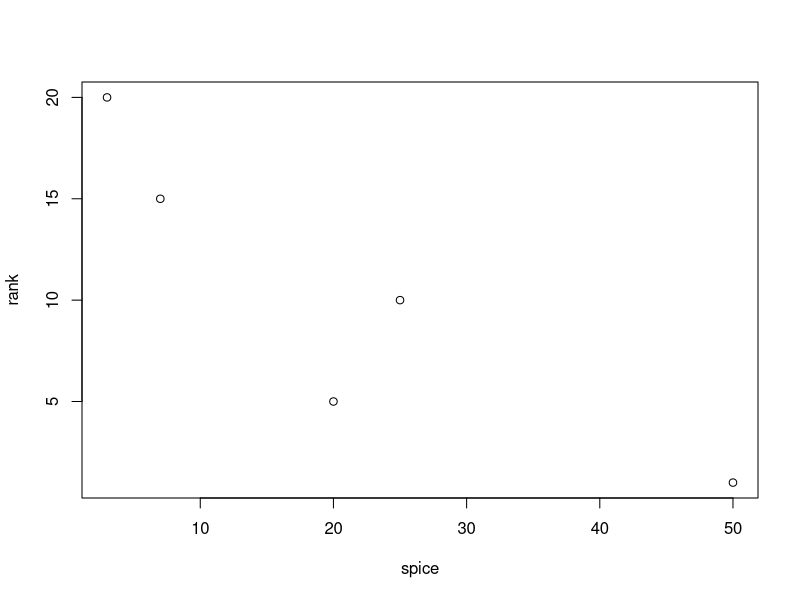
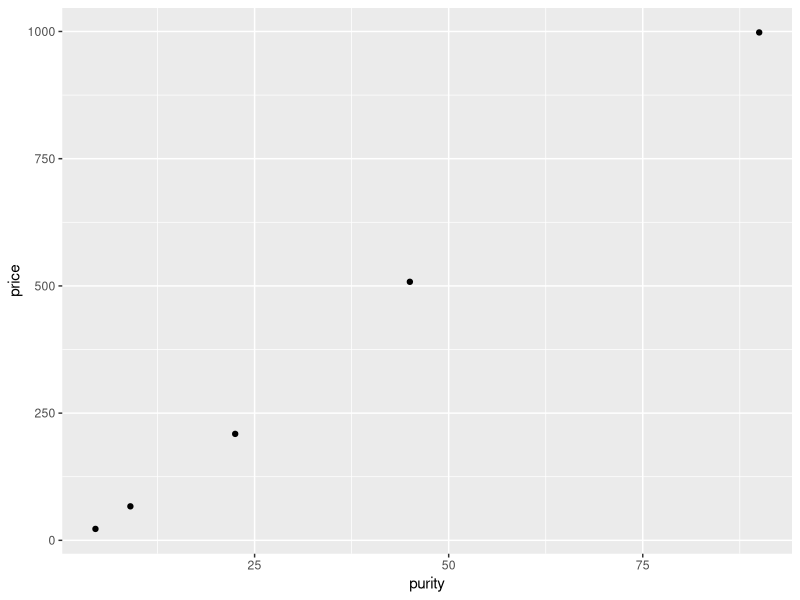
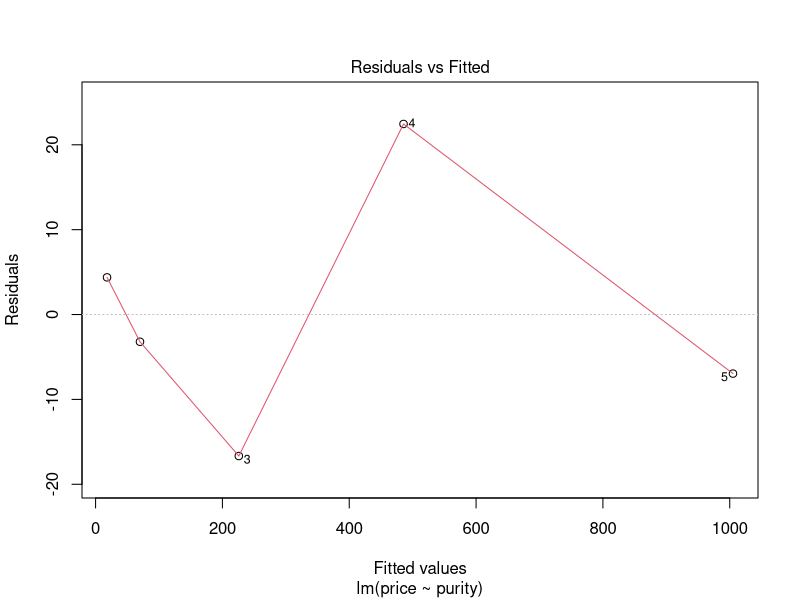
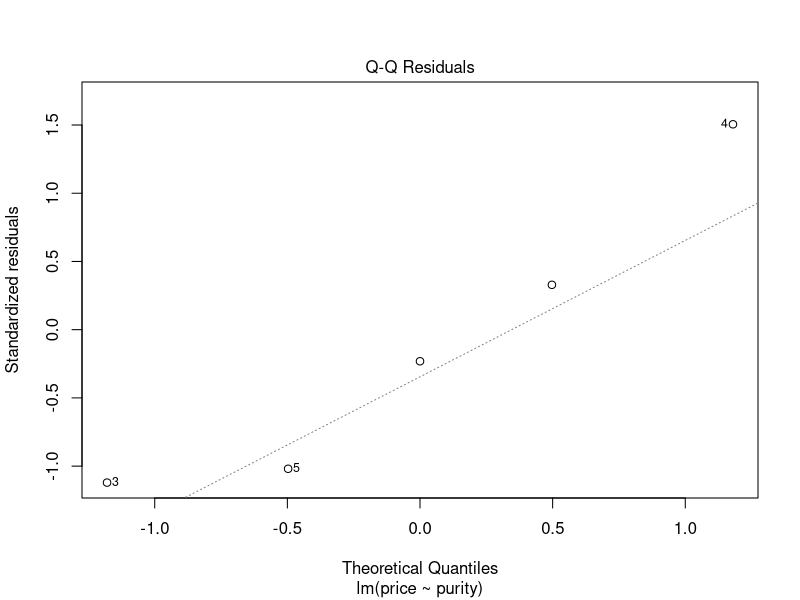
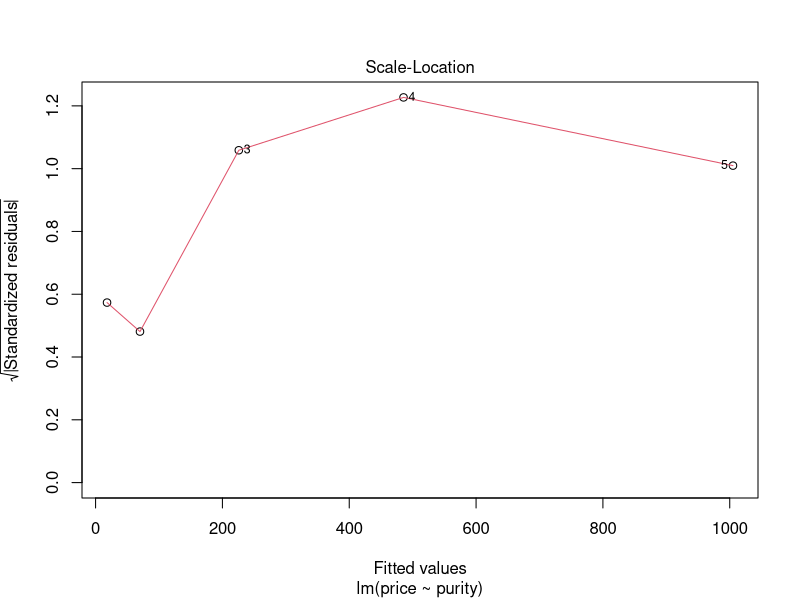
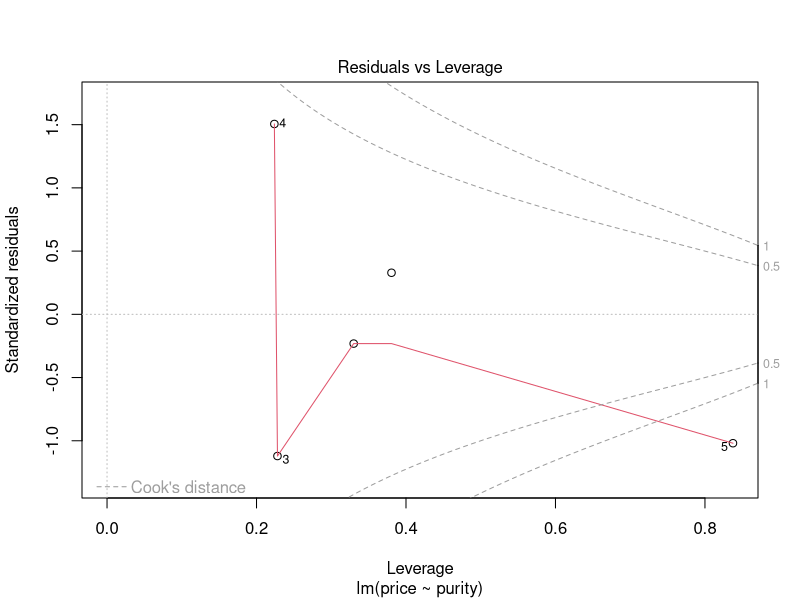
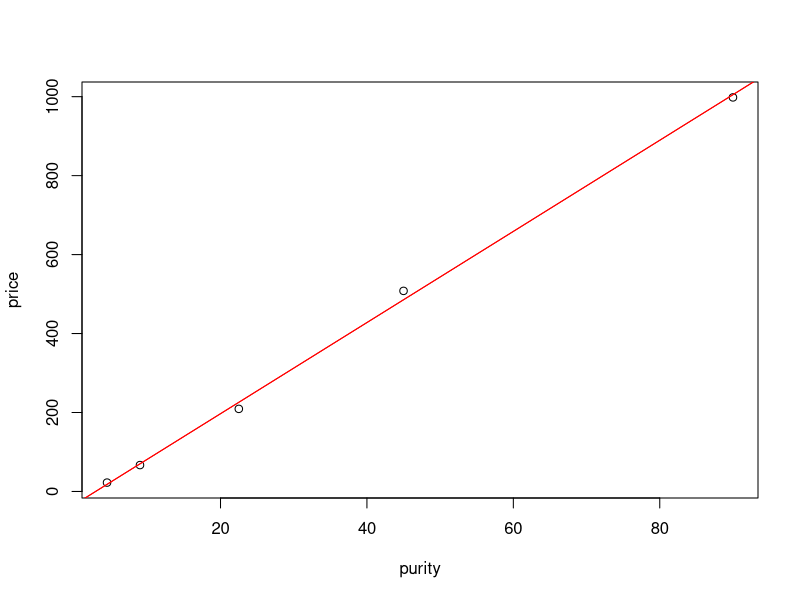
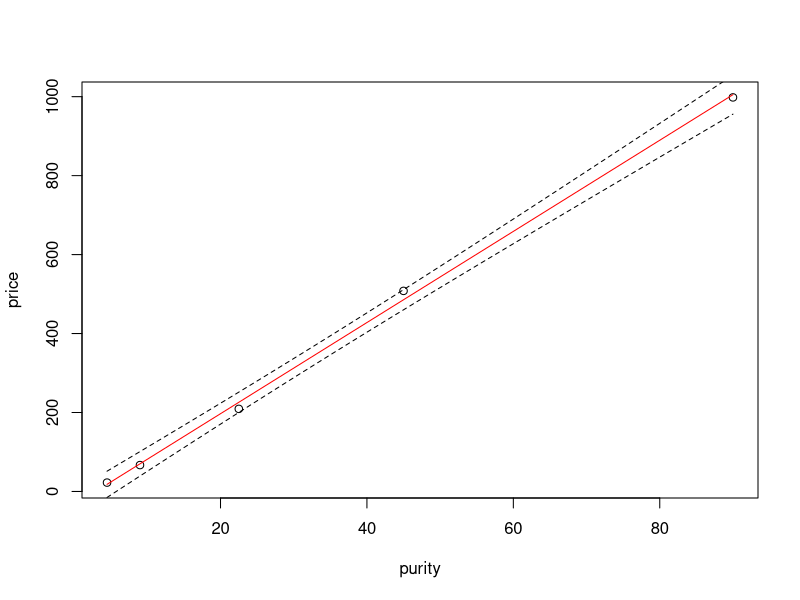

These charts were generated, in order, by the following R code:
## ---- chunk 1
knitr::opts_chunk$set(echo = TRUE)
## ---- chunk 2
library(tidyverse)
## ---- chunk 3
rank <- c(1,5,10,15,20)
spice <- c(50,20,25,7,3)
plot(spice,rank)
## ---- chunk 4
cor(spice,rank)
## ---- chunk 5
cor.test(spice,rank)

coef_of_determination <- -0.072^2
## ---- chunk 6
cor.test(spice,rank,method="spearman")
## ---- chunk 7
-0.072^2
## ---- chunk 8
cor.test(spice,rank,method="spearman")
## ---- chunk 9
profit = data.frame(purity=c(4.5,9,22.5,45,90),price=c(22.45,66.81,209.19,508.06,998.13))
profit

profit %>%
  ggplot(aes(purity, price)) +
  geom_point()
## ---- chunk 10
results = lm(price ~purity, data=profit)

summary(results)
## ---- chunk 11
plot(results)
## ---- chunk 12
plot(price ~ purity, data = profit)  
## ---- chunk 13
abline(results, col="red" )

abline(lm(price~purity,data=profit), col="red" )
## ---- chunk 14
lm.results <- lm(price ~ purity, data = profit)
## ---- chunk 15
xnew <- seq(min(profit$purity), max(profit$purity),
            length.out = 100)

expl.pred <- data.frame(purity = xnew)
## ---- chunk 16
resp.pred <- predict(lm.results, newdata= expl.pred,
                     interval = "confidence", level = 0.95)

resp.pred <- data.frame(resp.pred)      
## ---- chunk 17
plot(price ~ purity, data = profit)

lines(resp.pred$fit ~ expl.pred$purity,col="red")       # Fitted values

lines(resp.pred$lwr ~ expl.pred$purity, lty = "dashed") # Lower 95% interval

lines(resp.pred$upr ~ expl.pred$purity, lty = "dashed") # Upper 95% interval
## ---- chunk 18
# Create a vector ‘exp.var’ of 100 values following a uniform distribution ranging from 0 to 50
exp.var = runif(100, 0, 50)

#Create a vector ‘slope.var’ of 100 values following a normal distribution with a mean of 4.3 and a standard deviation of 0.5
slope.var = rnorm(100, 4.3, 0.5)

#Create a vector ‘inter.var’ of 100 values following a normal distribution with a mean of 2.7 and a standard deviation of 0.2
inter.var = rnorm(100, 2.7, 0.2)

#Create a vector ‘resp.var’ equal to the product of ‘exp.var’ and ‘slope.var’ plus ‘inter.var’
resp.var = exp.var * slope.var + inter.var

#Plot ‘resp.var’ against ‘exp.var’
plot(exp.var, resp.var)

#Calculate and test the correlation between ‘resp.var’ and ‘exp.var’
cor(exp.var,resp.var)

#Compute the regression analysis modeling ‘resp.var’ in function of ‘exp.var’
cor.test(exp.var,resp.var)

#Plot the results of the regression analysis
results = lm(resp.var ~exp.var)  
plot(results)
#we stock the results in an object named "results"
#(because we're smart)

summary(results)  
#we ask for a summary of the results
#(because we're curious)


#Plot the regression line over the data
plot(exp.var, resp.var)
abline(results, col="red" )
## ---- chunk 19
x1 = c(1, 2, 3, 4, 5, 6, 7, 8, 9, 10)

x2 = rnorm(length(x1), 5, 4)

y = 4*x1 + 3*x2 + 5 + rnorm(length(x1),0,1)    
# 'y' is a function of 'x1', 'x2' with an intercept of 5. 
# And we add some noise for good measure.

summary(lm(y ~x1 + x2))
## ---- chunk 20
y = 4*x1 + 3*x2

## ---- chunk 21
summary(lm(y ~x1 + x2))

## ---- chunk 22
summary(lm(y ~x1 + x2 - 1))
## ---- chunk 23
honey = c(0, 0.5, 1, 1.5, 2, 2.5, 3, 3.5, 4, 4.5, 5)
stir = c(1, 2, 3, 4, 5, 6, 7, 8, 9, 10, 11)
sweetness = (0.1 * honey) + (0 * stir) + (2 * honey*stir) + rnorm(length(honey), 0, 1)
## ---- chunk 24
summary(lm(sweetness ~honey + stir))
## ---- chunk 25
summary(lm(sweetness~honey + stir + honey:stir))
## ---- chunk 26
summary(lm(sweetness ~honey * stir))
## ---- chunk 27
x=c(1,2,3,4,5,6,7,8,9,10)
y=3*x + 4*x^2
## ---- chunk 28
summary(lm(y~x))
## ---- chunk 29
summary(lm(y~I(x*x)+x))
## ---- chunk 30
# Binomial distribution with 100 trials and a probability of success of 0.05
hist(rbinom(100000,100,0.05),col="yellow")

  # Poisson distribution with a mean of 100*0.05
hist(rpois(100000,lambda=100*0.05),add=T,col="#0000ff66")
## ---- chunk 31
data <-data.frame(
      # Site number
           sitenumber = 1:10,
      # Number of times detected on each site
           ndetect = c(1, 0, 3, 2, 3, 0, 6, 2, 3, 3),
      # Number of times not detected on each site
           nNOdetect = c(5, 6, 0, 2, 1, 4, 0, 2, 0, 1),
      # Standardized slope data for each site
           slope = c(-1.0365, -1.1277, 2.9394, 0.2728, 1.5166, -1.6598, 1.3249, 0.7227, 1.0143, 0.4275)
           )
## ---- chunk 32
plot(ndetect ~slope, data = data)
## ---- chunk 33
dahu.res=glm(cbind(ndetect,nNOdetect)~slope,
             family=binomial,
             data=data)
## ---- chunk 34
summary(dahu.res)
## ---- chunk 35
1-pchisq(35.412,9)
## ---- chunk 36
1-pchisq(6.534,8)
## ---- chunk 37
slope.new <- seq(min(data$slope), max(data$slope), length.out = 100)

expl.pred=data.frame(slope=slope.new)
## ---- chunk 38
resp.pred <- predict(dahu.res, newdata=expl.pred, type="response")

## ---- chunk 39
plot(ndetect/(ndetect+nNOdetect) ~ slope, data=data)
lines(resp.pred ~ expl.pred$slope,col="red")      # Fitted values
## ---- chunk 40
pred.linkscale <- predict(dahu.res, newdata=expl.pred, se=T)

## ---- chunk 41
# Lower CI 95%
pred.linkscale.CI2.5=pred.linkscale$fit-1.96*pred.linkscale$se.fit
# Upper CI 95%
pred.linkscale.CI97.5=pred.linkscale$fit+1.96*pred.linkscale$se.fit 
## ---- chunk 42
pred.respScale.CI=data.frame(
                    CI2.5=family(dahu.res)$linkinv(pred.linkscale.CI2.5),
                    CI97.5=family(dahu.res)$linkinv(pred.linkscale.CI97.5)
                             )
#What’s left to do? Simply plot the corresponding lines!

# Lower CI 95%
lines(pred.respScale.CI$CI2.5~expl.pred$slope,lty="dashed")
# Upper CI 95%
lines(pred.respScale.CI$CI97.5~expl.pred$slope,lty="dashed") 
## ---- chunk 43
fish.data=data.frame(sitenumber=1:100,
                 fish.population=c(7, 3, 7, 1, 9, 1, 0, 0, 33, 15, 0, 8, 10, 6,
                     6, 0, 5, 4, 0, 0, 18, 1, 0, 4, 9, 35, 7, 6, 52,
                     18, 2, 6, 0, 1, 1, 1, 17, 0, 1, 0, 1, 2, 3, 2,
                     1, 5, 21, 5, 3, 2, 0, 2, 12, 4, 0, 0, 3, 0, 0,
                     2, 4, 10, 13, 10, 2, 4, 15, 3, 4, 20, 2, 1, 33,
                     0, 3, 0, 6, 32, 15, 0, 18, 5, 1, 1, 1, 0, 0, 52,
                     2, 23, 0, 4, 8, 4, 6, 13, 4, 0, 0, 3),
            # Standardized food availability
                 food=c(0.7726, 0.3052, 0.4091, -0.7749, 0.9618, -0.2377, -1.2015,
                       -0.8639, 1.6418, 1.1006, -1.2936, 0.3786, 0.5588, 0.3441, 0.4137,
                       -0.625, 0.5609, -0.2873, -0.7354, -2.353, 1.3576, 0.0096, -1.6573,
                        0.5267, 0.9805, 1.5259, 0.4241, 0.5559, 1.9227, 1.1616, -0.4877,
                        0.434, -1.3075, -1.2571, -0.4045, 0.3146, 1.0496, -1.1584, -0.9643,
                       -0.7425, -0.6268, -0.2768, -0.0564, 0.0732, -0.4332, 0.7553,
                        1.2763, 0.5868, 0.0771, -0.2776, -0.1421, -0.5285, 0.8199, 0.11,
                       -0.4764, -1.189, 0.3835, 0.1221, -0.327, -0.4722, 0.4809, 0.9963,
                        0.8434, 0.9199, -0.2348, 0.308, 1.0344, 0.0919, -0.0676, 1.317,
                       -0.2041, -0.4657, 1.565, -0.8463, 0.457, -1.1507, 1.0512, 1.7268,
                        1.0127, -0.4697, 1.4311, 0.1237, -0.8073, -0.6794, -0.8374, -0.053,
                       -1.2292, 1.8966, -0.3192, 1.4033, -0.6946, 0.1261, 1.1178, -0.0309,
                        0.9486, 0.9798, -0.4686, -1.9257, -1.4116, -0.1264)
                        )
## ---- chunk 44
plot(fish.population ~food, fish.data)
## ---- chunk 45
fish.res=glm(fish.population ~food,
             family = poisson,
             data = fish.data)
## ---- chunk 46
summary(fish.res)
## ---- chunk 47
1-pchisq(fish.res$null.deviance,fish.res$df.null)
## ---- chunk 48
1-pchisq(fish.res$deviance,fish.res$df.residual)
## ---- chunk 49
fish.res$coefficients
## ---- chunk 50
fish.res$coefficients[["food"]]
## ---- chunk 51
exp(fish.res$coefficients[["food"]])
## ---- chunk 52
food.new <- seq(min(fish.data$food), max(fish.data$food), length.out = 100)     # Creating new values of the covariates for which we want to predict the response variable
expl.pred=data.frame(food=food.new)
resp.pred <- predict(fish.res, newdata=expl.pred, type="response")          # Predictions
plot(fish.population~ food, data=fish.data)
lines(resp.pred ~ expl.pred$food,col="red")      # Fitted values
title(main="Fish abundance depending on food resources \n with Fitted Poisson Regression Line")
## ---- chunk 53
pred.linkscale <- predict(fish.res, newdata=expl.pred, se=T)
pred.linkscale.CI2.5 = pred.linkscale$fit-1.96*pred.linkscale$se.fit
pred.linkscale.CI97.5 = pred.linkscale$fit+1.96*pred.linkscale$se.fit
pred.respScale.CI=data.frame(
                   CI2.5=family(fish.res)$linkinv(pred.linkscale.CI2.5),
                   CI97.5=family(fish.res)$linkinv(pred.linkscale.CI97.5))
lines(pred.respScale.CI$CI2.5 ~ expl.pred$food,lty="dashed")
lines(pred.respScale.CI$CI97.5 ~ expl.pred$food,lty="dashed")
## ---- chunk 54
save.image(file = "OurWholeData(3).RData")
